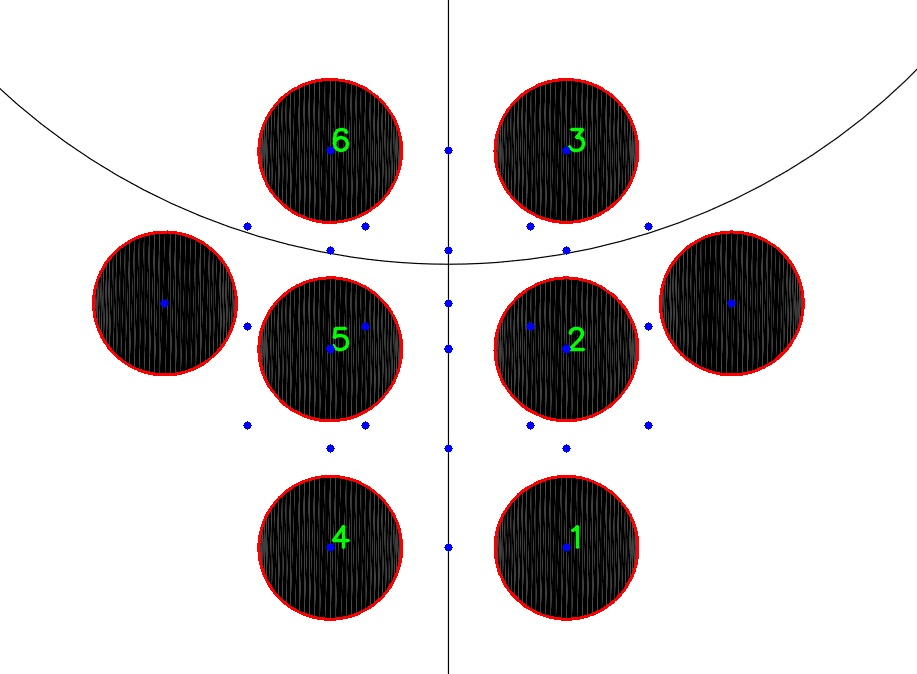
#> input picture Code/center_of_couples.jpg, 917 x 674 px, given in place of the camera
$ python ell_dect_test.py   (older library calls are emulated)
#> lines starting #> are read from the running program, lines starting #| are printed output that depends on the picture; after the words box and inside, x2 and y2 are one past the last pixel; in counts of white or black regions, pixels touching at a corner belong together
import cv2
import numpy as np
import math

# 守夜人宣言：
# 长夜将至，我从今开始守望，至死方休。
# 我将不娶妻，不封地，不生子。
# 我将不戴王冠，不争荣宠。
# 我将尽忠职守，生死于斯。
# 我是黑暗中的利剑，长城上的守卫。
# 抵御寒冷的烈焰，破晓时分的光线，唤醒眠者的号角，守护王国的坚盾。
# 我将生命与荣耀献给守夜人，今夜如此，夜夜皆然。

WIDETH = 1280
HEIGHT = 720

error_alpha = 0.5
radius_alpha = 0.5
max_radius = 120
min_radius = 10

method_num = 0
point_list = []
lpoint_list = []
choose_point_list = []

camera_matrix = np.array(([693.2, 0, 666.8], # 内参矩阵
                          [0, 693.4, 347.7],
                          [0, 0, 1]), dtype=np.double)
dist_coefs = np.array([-0.050791, 0.217163, 0.0000878, -0.000388, -0.246122], dtype=np.double) # k1 k2 p1 p2 k3
object_3D_points = np.array(([], []), dtype=np.double)  # 3D 物理坐标

image_2D_points = np.array(([0, 32.29], [35, 0], [85, 0], [120, 32.29]), dtype=np.double)   # 图像坐标点

#  坐标构建如下：
#  ---2--3--------->X
#  1        4
#  |
#  |
#  V

class Point:
    # [193 lines left out: functions __init__, isEllipse, locatePoint, distance, swapPoint, not called in this run]

def addPoint(src_list, new_list, i, n): #将src_list中的第i个索引的数据添加进new_list，且num为n
    p_new = Point(src_list[i].x, src_list[i].y, n)
    new_list.append(p_new)

cap = cv2.VideoCapture(1)

if (cap.isOpened() == False):
    print("Failed to open the camera...")

else:
    method_num = 1
    ret = cap.set(3, WIDETH) # 设置显示尺寸 1280*720
    ret = cap.set(4, HEIGHT)
    k = 0
    while(True):
        ret, frame = cap.read()
#> frame is the input picture: shape (674, 917, 3); mean B, G, R 203, 202.9, 206.4
        ret, img = cap.read()
        ret, img2 = cap.read()

        #-----基础图形处理-----#
        f_gray = cv2.cvtColor(frame, cv2.COLOR_BGR2GRAY)
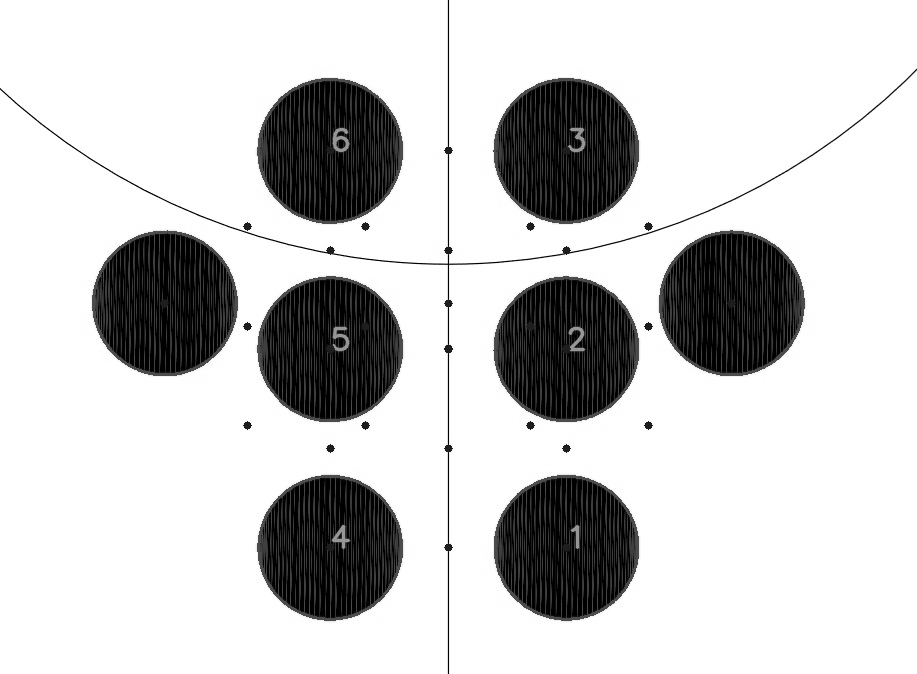
#> f_gray: shape (674, 917); min 0, max 255, mean 204

        f_bulr = cv2.GaussianBlur(f_gray, (5, 5), 0)

        ret,f_thresh = cv2.threshold(f_bulr, 127, 255, cv2.THRESH_BINARY_INV)  # 阈值127，变成255
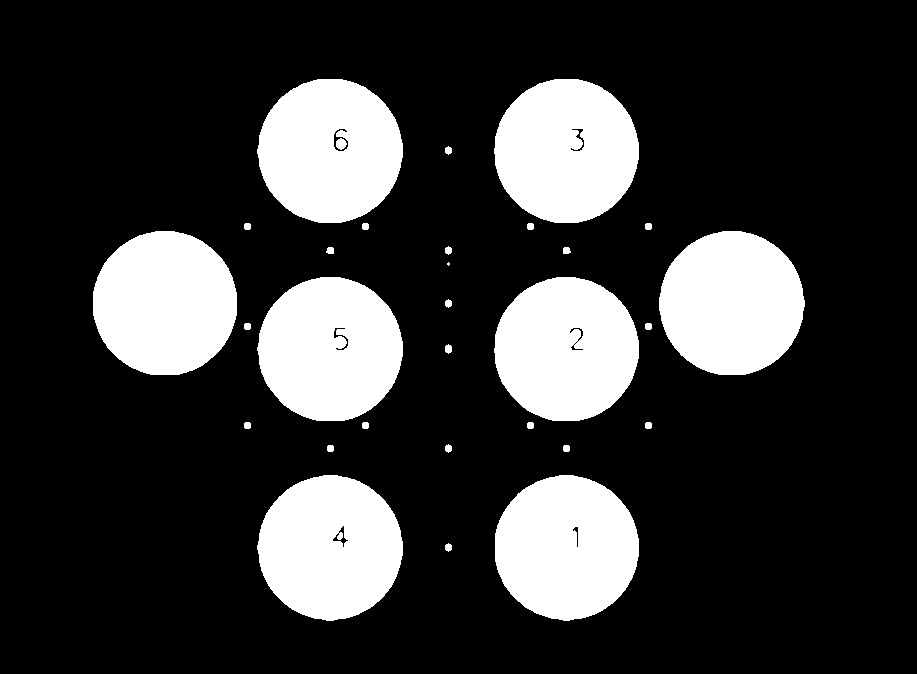
#> f_thresh: shape (674, 917); 21.4% white; 30 white regions (1 under 20 px), largest, box (x1, y1, x2, y2) and area: (659, 231, 805, 375) 16453, (93, 231, 237, 375) 16441, (495, 475, 639, 621) 16403
        #cv2.imshow("thresh", f_thresh)

        f_can = cv2.Canny(f_thresh, 50, 150, 3)
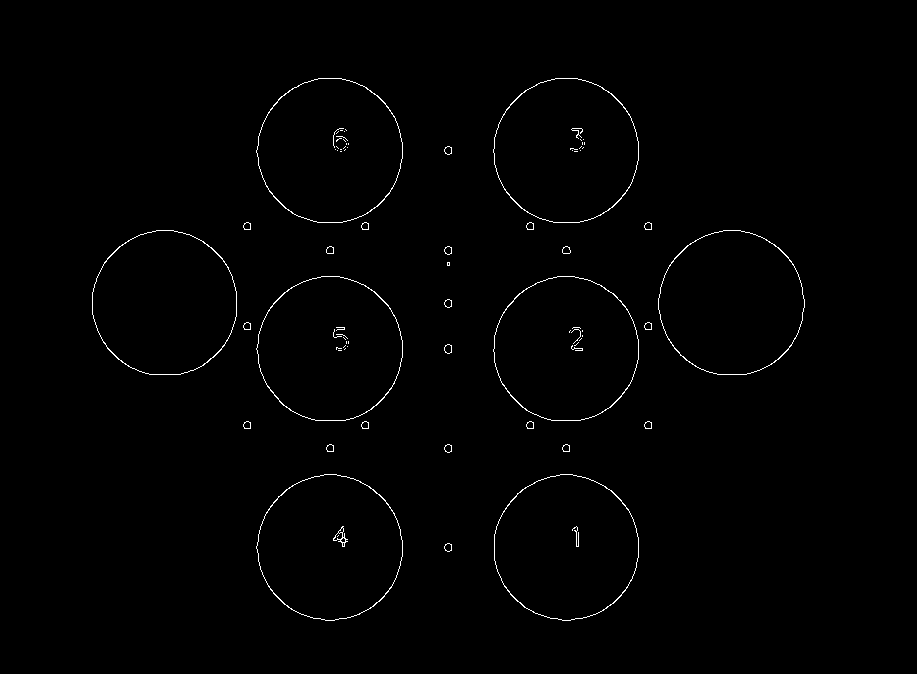
#> f_can: shape (674, 917); 0.77% white in thin lines or dots, all inside (x1, y1, x2, y2) = (92, 78, 805, 621)
        #cv2.imshow('canny', f_can)
        #-----结束-----#

        #-----一帧椭圆检测-------#
        image, contours, hierarchy = cv2.findContours(f_can, cv2.RETR_EXTERNAL,cv2.CHAIN_APPROX_SIMPLE)
#> contours = 29 contours, 1 with area under 20; largest, box (x1, y1, x2, y2) and area: (658, 230, 805, 375) 16482, (493, 78, 639, 223) 16482, (256, 474, 403, 621) 16480, (256, 78, 403, 223) 16478, (256, 276, 403, 421) 16474

        count =0 # 用来计数
        sum = 0
        for cnt in contours:
            if len(cnt) > 4: # 点数超过5才能拟合椭圆
                ell = cv2.fitEllipse(cnt)

                b_double = ell[1][0] #拟合的矩阵宽，即短半轴2倍
                a_double = ell[1][1] #拟合的矩阵长，即长半轴2倍

                #-----椭圆基本筛选-----#
                if a_double > max_radius or b_double > max_radius:
                    continue
                if a_double < min_radius or b_double < min_radius:
                    continue
                if a_double < b_double * radius_alpha or b_double < a_double * radius_alpha:
                    continue
                # -----结束-----#

                # 开始对选定的进行处理
                cen_x = int(np.around(ell[0][0]))
                cen_y = int(np.around(ell[0][1]))
                a = int(np.around(a_double/2))
                b = int(np.around(b_double/2))
                theta = ell[2] # 旋转角度

                if  isEllipse(f_thresh, cen_x, cen_y, a, b):
                    #if  checkEllipse(cnt, cen_x, cen_y, a, b, theta):
                    #-----添加进组并计数、标记-----#
                    count += 1
                    sum = sum + b # sum是所有短半轴的集合
                    p_new = Point(cen_x, cen_y, count)
                    point_list.append(p_new)

                    # font = cv2.FONT_HERSHEY_SIMPLEX # 数字标记
                    # cv2.putText(frame, str(count), (cen_x, cen_y), font, 1, (0, 255, 0), 2, cv2.LINE_AA)
                    #-----结束------#


                    #point_list.append(p_new)
                    cv2.ellipse(frame, ell, (0, 0, 255), 2)
                    cv2.circle(frame, (cen_x, cen_y), 2, (0, 0, 255), -1)
#> this loop made 29 passes
#> (ell, b_double, a_double) on passes 1 to 12: (((448.1, 547), (7.98, 8.11), 90), 7.98, 8.11), (((565.9, 547.2), (144.6, 145), 107.7), 144.6, 145), (((329.6, 547.2), (144.8, 144.8), 167.8), 144.8, 144.8), (((566.1, 448.1), (8.13, 8.21), 135), 8.13, 8.21), (((448.1, 448), (7.98, 8.11), 90), 7.98, 8.11), (((330.1, 448.1), (8.13, 8.21), 135), 8.13, 8.21), (((648.1, 425.1), (8.13, 8.21), 135), 8.13, 8.21), (((530.1, 425.1), (8.13, 8.21), 135), 8.13, 8.21), (((365.1, 425.1), (8.13, 8.21), 135), 8.13, 8.21), (((247.1, 425.1), (8.13, 8.21), 135), 8.13, 8.21), (((448.1, 348.5), (8.44, 9), 0), 8.44, 9), (((648.1, 326.1), (8.13, 8.21), 135), 8.13, 8.21)
#> cnt on pass 17: [[447, 262], [447, 265], [449, 265], [449, 262]]
#> after the loop, count = 0; point_list = []; sum = 0

        #----一帧椭圆检测结束-----#


        #-----处理圆心坐标点集-----#
        if len(point_list) < 8:
            print('No enough ellipse in sight!')
        else:
            #-----排序测试------#
            locatePoint(point_list, lpoint_list,sum/count)
            #print(len(lpoint_list))

            for i in range(0, len(lpoint_list)):
                #print(lpoint_list[i].x, lpoint_list[i].y, lpoint_list[i].n)

                font = cv2.FONT_HERSHEY_SIMPLEX
                cv2.putText(frame, str(lpoint_list[i].n), (lpoint_list[i].x, lpoint_list[i].y), font, 1, (0, 255, 0), 2,
                            cv2.LINE_AA)

            for i in range(0, len(point_list)):
                #print(lpoint_list[i].x, lpoint_list[i].y, lpoint_list[i].n)

                font = cv2.FONT_HERSHEY_SIMPLEX
                cv2.putText(img, str(point_list[i].n), (point_list[i].x, point_list[i].y), font, 1, (0, 255, 0), 2,
                            cv2.LINE_AA)

            for i in range(0, len(choose_point_list)):
                font = cv2.FONT_HERSHEY_SIMPLEX
                cv2.putText(img2, str(choose_point_list[i].n), (choose_point_list[i].x, choose_point_list[i].y), font, 1, (0, 255, 0), 2,
                            cv2.LINE_AA)
            #-----排序测试------#

        point_list = []
        lpoint_list = []
        choose_point_list = []# 结束后置空
        #------处理圆心坐标结束----#

        #cv2.imshow('ell', frame)
        #cv2.imshow('point_lis', img)
        #cv2.imshow('fresholde', f_thresh)
        cv2.imshow('locate', img2)

        k = cv2.waitKey(1) & 0xff
#> (key Esc is pressed here)
        if k == 27:
            break

cv2.destroyAllWindows()
#retvel, rvev, tvec = cv2.solvePnP()
#
# if __name__ == '__main__':
#
#     main()
